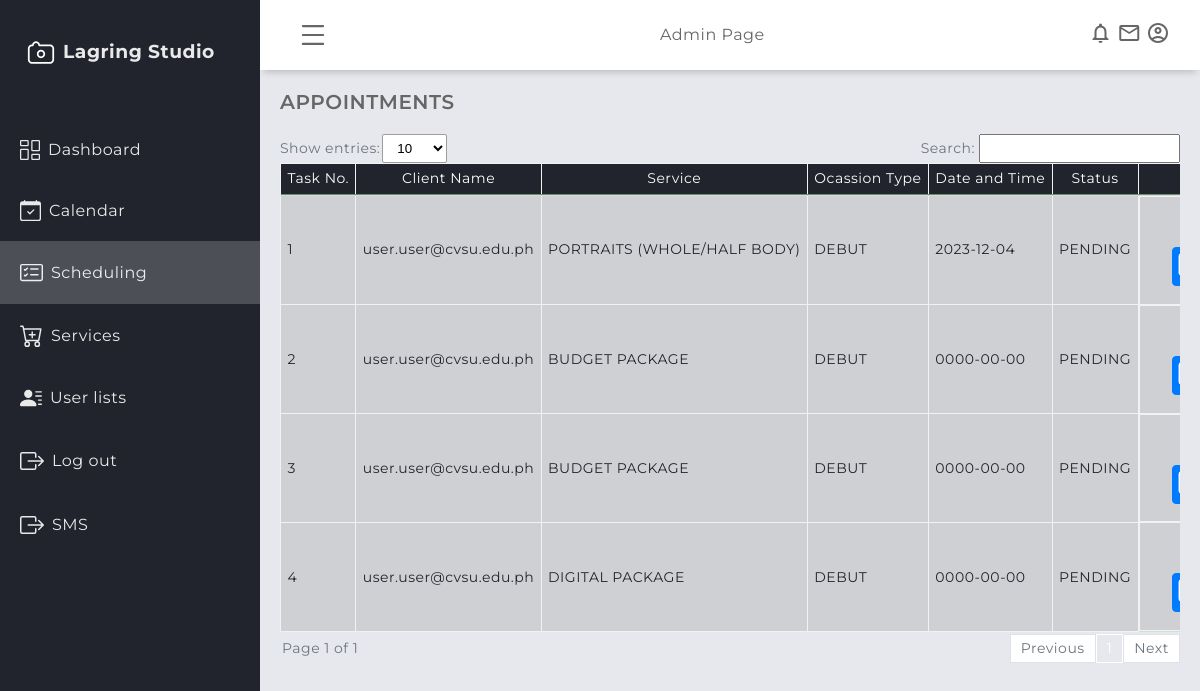
Before: /admin/scheduled_task.php (signed in) with the older database file.
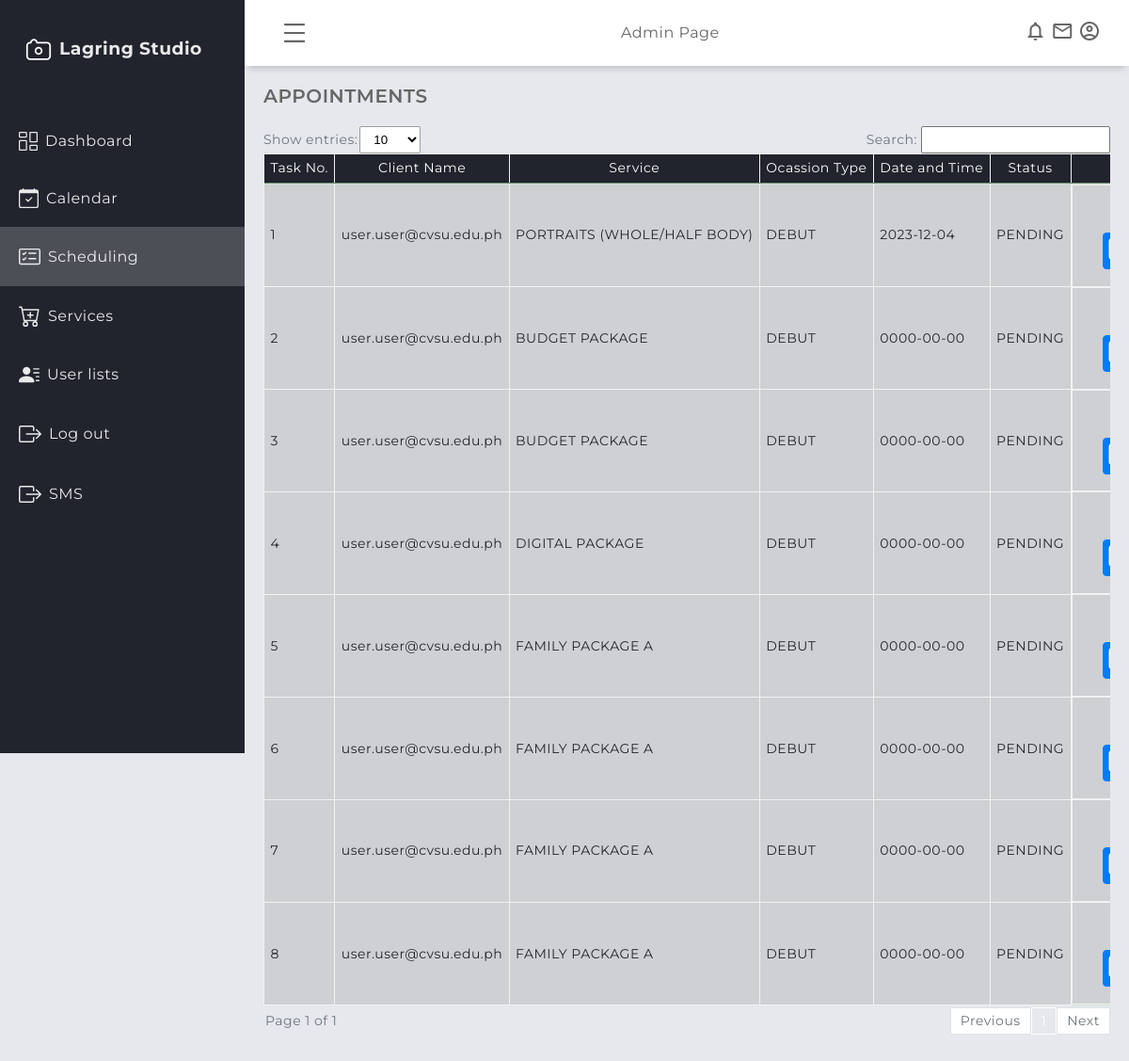
After: the same page with the newer database file.
### tables this page shows
CREATE TABLE IF NOT EXISTS `appointment` (
  `apt_id` int NOT NULL AUTO_INCREMENT,
  `user_id` int NOT NULL,
  `service_id` int NOT NULL,
  `apt_occasion_type` varchar(200) NOT NULL,
  `apt_date` date NOT NULL,
  `apt_time` time NOT NULL,
  `apt_status` varchar(200) NOT NULL DEFAULT 'PENDING',
  `apt_remark` varchar(500) NOT NULL DEFAULT 'Please wait for approval.',
  `apt_status_date` datetime DEFAULT NULL,
  `apt_date_added` datetime NOT NULL DEFAULT CURRENT_TIMESTAMP,
  PRIMARY KEY (`apt_id`),
  KEY `service_id` (`service_id`),
  KEY `user_id` (`user_id`)
);

CREATE TABLE IF NOT EXISTS `users` (
  `user_id` int NOT NULL AUTO_INCREMENT,
  `firstname` varchar(200) NOT NULL,
  `middlename` varchar(200) NOT NULL,
  `surname` varchar(200) NOT NULL,
  `registration_date` datetime NOT NULL DEFAULT CURRENT_TIMESTAMP,
  `contact` int NOT NULL,
  `email` varchar(200) NOT NULL,
  `password` varchar(200) NOT NULL,
  `role` varchar(200) NOT NULL,
  PRIMARY KEY (`user_id`)
);

CREATE TABLE IF NOT EXISTS `services` (
  `service_id` int NOT NULL AUTO_INCREMENT,
  `service_name` varchar(250) NOT NULL,
  `service_description` varchar(500) NOT NULL,
  `service_price` int DEFAULT NULL,
  `service_date_added` datetime NOT NULL DEFAULT CURRENT_TIMESTAMP,
  `archived_flag` int NOT NULL,
  PRIMARY KEY (`service_id`)
);

### admin/scheduled_task.php (the view, shortened to what this page needs)
<?php
    include('session.php');
?>
<!DOCTYPE html>
<html lang="en">
    <head>
        <link rel="stylesheet" href="../assets/global/css/design.css" />
        <link rel="stylesheet" href="../assets/global/css/global.css" />
        <link rel="stylesheet" href="../assets/admin/css/dashboardcontainer.css" />
        <link rel="stylesheet" href="../assets/global/css/table.css" />
        </head>
    <body>
        <?php require "header/header.php"?>
        <?php require "navigation/sidebar.php"?>
        <main class="main-container">
            <div class="main-title">
                <p class="font-weight-bold">APPOINTMENTS</p>
            </div>
        <div class= "showAndSearch  text-secondary align-items-center mb-1">
            <div class= "align-items-center">
                <label >Show entries:</label>
                    <select id="entriesPerPage">
                        <option value="10">10</option>
                    </select>
            </div>
            <div class= "align-items-center">
                <label for="searchInput" class="pr-1" >Search:</label>
                <div style="position: relative;">
                        <input type="text" id="searchInput" >
                </div>
            </div>
            <div id="table1" class="table-group-container active">
                <table id="table1" class="table table-striped table-bordered w-100">
                    <thead>
                        <tr>
                            <th>Task No.</th>
                            <th>Client Name</th>
                            <th>Service</th>
                            <th>Ocassion Type</th>
                            <th>Date and Time</th>
                            <th>Status</th>
                            <th>Actions</th>
                        </tr>
                    </thead>
                <tbody>
            <?php
                $i = 1;
                $sql = mysqli_query($connection, "SELECT * FROM appointment, services, users WHERE appointment.apt_status != 'ARCHIVED' AND appointment.service_id = services.service_id AND appointment.user_id = users.user_id") or die(mysqli_error($connection));
                    if (mysqli_num_rows($sql) > 0) {
                        while ($row = mysqli_fetch_array($sql)) {
                            $id = $row['apt_id'];
                            $serstat = $row['apt_status'];
                            $email = $row['email'];
                            $sername = $row['service_name'];
                            $apt_occ = $row['apt_occasion_type'];
                            $apt_date = $row['apt_date'];
            ?>
                        <tr>
                            <td><?php echo $i++ ?></td>
                            <td><?php echo ($email);?></td>
                            <td><?php echo strtoupper($sername);?></td>
                            <td><?php echo strtoupper($apt_occ);?></td>
                            <td><?php echo strtoupper($apt_date);?></td>
                            <td><?php echo $serstat; ?></td>
                            <td class="justify-space-evenly">
             <a
                href="#"
                title="Edit"
                class="modal-trigger justify-content-center"
                data-modal-id="<?php echo 'edit'.$id; ?>">
                    <button class="p-1 m-0 btn btn-primary">
                    </button>
            </a>
                            </td>
                        </tr>
        <?php
        }}
            else {echo '<tr><td colspan="7" style="text-align: center;">No records found.</td></tr>';}
        ?>
                </tbody>
                </table>
        </div>
        <div class="pagination-container">
            <div id="pagination-label"></div>
                <div id="pagination" class="pagination">
                </div>
            </div>
        </div>
    </body>
</html>

### admin/header/header.php (shortened to what this page needs)
<header class="header">
    <div class="menu-icon toggleBtn">
    </div>
    <div class="header-left">Admin Page</div>
    <div class="header-right">
        <span class="material-icons-outlined">notifications</span>
        <span class="material-icons-outlined">email</span>
        <span class="material-icons-outlined">account_circle</span>
    </div>
</header>

### admin/navigation/sidebar.php (shortened to what this page needs)
<aside class="sidebar" id="sidebar">
    <div class="sidebar-title">
        <div class="sidebar-brand">
            <h3>Lagring Studio</h3>
        </div>
    </div>
    <ul class="sidebar-list">
    <?php $current_page = basename($_SERVER['PHP_SELF']); ?>
        <li <?php if ($current_page === 'admindashboard.php') echo 'class="navLinkActive"';?>>
            <a href="admindashboard.php">
                Dashboard
            </a>
        </li>
        <li <?php if ($current_page === 'calendar.php') echo 'class="navLinkActive"';?>>
            <a href="calendar.php">
                Calendar
            </a>
        </li>
        <li <?php if ($current_page === 'scheduled_task.php') echo 'class="navLinkActive"';?>>
            <a href="scheduled_task.php">
                Scheduling
            </a>
        </li>
        <li <?php if ($current_page === 'services.php') echo 'class="navLinkActive"';?>>
            <a href="services.php">
                Services
            </a>
        </li>
        <li <?php if ($current_page === 'user_list.php') echo 'class="navLinkActive"';?>>
            <a href="user_list.php">
                User lists
            </a>
        </li>
        <li class="sidebar-list-item">
            <a href="../logoutmodule/logout.php">
                Log out
            </a>
        </li>
        <li class="sidebar-list-item">
            <a href="../logoutmodule/logout.php">
                SMS
            </a>
        </li>
    </ul>
</aside>

### assets/global/css/design.css (style rules this page uses)
:root { --blue1: rgba(36, 175, 242); --blue2: rgba(7, 164, 241); --blue3: rgba(23, 147, 217); --blue4: rgba(4, 127, 204); --blue5: rgba(30,144,255); --light_blue: rgba(63, 194, 250); --dim_blue: rgba(137, 192, 223); --dark_blue: rgba(30, 70, 139); --gray: rgba(208, 216, 227); --dark_gray: rgba(141, 164, 196); --dirty_white: rgba(244, 244, 244); --red: rgba(254, 0, 0); --maroon: rgba(154, 0, 0); }
* { margin: 0; padding: 0; box-sizing: border-box; }
body { font-family: "Montserrat", sans-serif; letter-spacing: 0.5px; line-height: 1.2; scrollbar-color: smooth; background-color: #e6e8ed; color: #666666; }
.font-weight-bold { font-weight: 600; }

### assets/global/css/global.css (style rules this page uses)
.mb-1 { margin-bottom: 0.25rem; }
.m-0 { margin: 0 !important; }
.p-1 { padding: 0.25rem !important; }
.pr-1 { padding-right: 0.25rem; }
.text-secondary { color: #6c757d !important; }
.btn { display: inline-block; padding: 0.5em 1em; margin: 2px 2px 2px 2px; border: 1px solid #ccc; border-radius: 4px; background-color: #f5f5f5; color: #333; font-size: 16px; text-align: center; text-decoration: none; cursor: pointer; transition: background-color 0.3s ease; }
.btn-primary { background-color: #007bff; color: #fff; border-color: #007bff; }
.modal-trigger { background: linear-gradient(135deg, var(--color-primary-variant), var(--color-primary)); font-size: 15px; color: var(--color-bg-1); margin-top: 2rem; display: inline-block; padding: 0.6rem 1.6rem; font-weight: 600; border-radius: 0.3rem; cursor: pointer; }
* { margin: 0; padding: 0; box-sizing: border-box; }
.w-100 { width: 100% !important; }
.justify-content-center { display: flex; justify-content: center !important; }
.justify-space-evenly { display: flex; justify-content: space-evenly; }
.align-items-center { display: flex; align-items: center; }

### assets/admin/css/dashboardcontainer.css (style rules this page uses)
.header { position: fixed; top: 0; right: 0; height: 70px; width: calc(100% - 260px); background-color: #ffffff; display: flex; align-items: center; justify-content: space-between; padding: 0 30px 0 30px; box-shadow: 0 6px 7px -4px rgba(0, 0, 0, 0.2); transition: all 0.5s; -webkit-transition: all 0.5s; z-index: 8; }
.material-icons-outlined { cursor: pointer; }
.menu-icon { display: flex; justify-content: center; align-items: center; padding: 0.5rem; border-radius: 50%; cursor: pointer; }
.sidebar { position: fixed; top: 0; left: 0; width: 260px; height: 100vh; background-color: #21232d; color: rgb(255, 255, 255, 0.9); overflow-y: auto; overflow-x: hidden; transition: all 0.5s; -webkit-transition: all 0.5s; z-index: 9; }
.sidebar-title { display: flex; justify-content: space-between; align-items: center; padding: 20px 20px 20px 20px; margin-bottom: 30px; }
.sidebar-brand { display: flex; align-items: center; gap: 0.5rem; margin-top: 15px; font-weight: 700; text-align: center; }
.sidebar-list { padding: 0; margin-top: 15px; list-style-type: none; }
.navLinkActive a { background-color: rgba(255, 255, 255, 0.2); }
.sidebar-list li { display: block; }
.sidebar-list li a { padding: 20px; text-decoration: none; color: rgb(255, 255, 255, 0.9); display: flex; align-items: center; gap: 0.5rem; }
.main-container { margin-top: 70px; margin-left: 260px; padding: 1.25rem; min-height: calc(100vh - 70px); transition: all 0.5s; -webkit-transition: all 0.5s; z-index: 8; }
.main-title { margin: 0 0 1.25rem 0; }
.main-title p { font-size: 1.25rem; }

Changed rows visible on the page:
added appointment: user.email "user.user@cvsu.edu.ph", service.service_name "FAMILY PACKAGE A", apt_occasion_type "DEBUT", apt_date "0000-00-00", apt_status "PENDING"
added appointment: user.email "user.user@cvsu.edu.ph", service.service_name "FAMILY PACKAGE A", apt_occasion_type "DEBUT", apt_date "0000-00-00", apt_status "PENDING"
added appointment: user.email "user.user@cvsu.edu.ph", service.service_name "FAMILY PACKAGE A", apt_occasion_type "DEBUT", apt_date "0000-00-00", apt_status "PENDING"
added appointment: user.email "user.user@cvsu.edu.ph", service.service_name "FAMILY PACKAGE A", apt_occasion_type "DEBUT", apt_date "0000-00-00", apt_status "PENDING"
